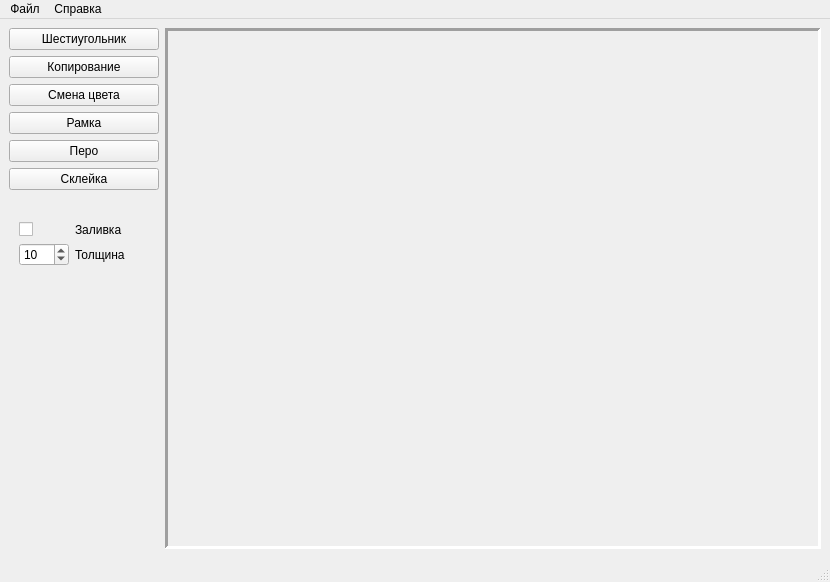
<?xml version="1.0" encoding="UTF-8"?>
<ui version="4.0">
 <class>MainWindow</class>
 <widget class="QMainWindow" name="MainWindow">
  <property name="geometry">
   <rect>
    <x>0</x>
    <y>0</y>
    <width>830</width>
    <height>582</height>
   </rect>
  </property>
  <property name="windowTitle">
   <string>Painter</string>
  </property>
  <widget class="QWidget" name="centralWidget">
   <property name="enabled">
    <bool>true</bool>
   </property>
   <property name="sizePolicy">
    <sizepolicy hsizetype="Fixed" vsizetype="Fixed">
     <horstretch>0</horstretch>
     <verstretch>0</verstretch>
    </sizepolicy>
   </property>
   <layout class="QHBoxLayout" name="horizontalLayout" stretch="0,1">
    <property name="sizeConstraint">
     <enum>QLayout::SetDefaultConstraint</enum>
    </property>
    <property name="leftMargin">
     <number>9</number>
    </property>
    <property name="topMargin">
     <number>9</number>
    </property>
    <property name="rightMargin">
     <number>9</number>
    </property>
    <item>
     <layout class="QVBoxLayout" name="processing_layout" stretch="0,0,1">
      <property name="sizeConstraint">
       <enum>QLayout::SetFixedSize</enum>
      </property>
      <property name="rightMargin">
       <number>0</number>
      </property>
      <item>
       <layout class="QVBoxLayout" name="functions_layout">
        <property name="sizeConstraint">
         <enum>QLayout::SetFixedSize</enum>
        </property>
        <item>
         <widget class="QPushButton" name="Hexagon">
          <property name="sizePolicy">
           <sizepolicy hsizetype="Fixed" vsizetype="Fixed">
            <horstretch>0</horstretch>
            <verstretch>0</verstretch>
           </sizepolicy>
          </property>
          <property name="minimumSize">
           <size>
            <width>150</width>
            <height>0</height>
           </size>
          </property>
          <property name="sizeIncrement">
           <size>
            <width>0</width>
            <height>0</height>
           </size>
          </property>
          <property name="baseSize">
           <size>
            <width>0</width>
            <height>0</height>
           </size>
          </property>
          <property name="text">
           <string>Шестиугольник</string>
          </property>
          <property name="iconSize">
           <size>
            <width>16</width>
            <height>16</height>
           </size>
          </property>
          <property name="default">
           <bool>false</bool>
          </property>
          <property name="flat">
           <bool>false</bool>
          </property>
         </widget>
        </item>
        <item>
         <widget class="QPushButton" name="Copy">
          <property name="sizePolicy">
           <sizepolicy hsizetype="Fixed" vsizetype="Fixed">
            <horstretch>0</horstretch>
            <verstretch>0</verstretch>
           </sizepolicy>
          </property>
          <property name="minimumSize">
           <size>
            <width>150</width>
            <height>0</height>
           </size>
          </property>
          <property name="text">
           <string>Копирование</string>
          </property>
         </widget>
        </item>
        <item>
         <widget class="QPushButton" name="Recolor">
          <property name="sizePolicy">
           <sizepolicy hsizetype="Fixed" vsizetype="Fixed">
            <horstretch>0</horstretch>
            <verstretch>0</verstretch>
           </sizepolicy>
          </property>
          <property name="minimumSize">
           <size>
            <width>150</width>
            <height>0</height>
           </size>
          </property>
          <property name="text">
           <string>Смена цвета</string>
          </property>
         </widget>
        </item>
        <item>
         <widget class="QPushButton" name="Frame">
          <property name="sizePolicy">
           <sizepolicy hsizetype="Fixed" vsizetype="Fixed">
            <horstretch>0</horstretch>
            <verstretch>0</verstretch>
           </sizepolicy>
          </property>
          <property name="minimumSize">
           <size>
            <width>150</width>
            <height>0</height>
           </size>
          </property>
          <property name="text">
           <string>Рамка</string>
          </property>
         </widget>
        </item>
        <item>
         <widget class="QPushButton" name="Pen">
          <property name="sizePolicy">
           <sizepolicy hsizetype="Fixed" vsizetype="Fixed">
            <horstretch>0</horstretch>
            <verstretch>0</verstretch>
           </sizepolicy>
          </property>
          <property name="minimumSize">
           <size>
            <width>150</width>
            <height>0</height>
           </size>
          </property>
          <property name="text">
           <string>Перо</string>
          </property>
         </widget>
        </item>
        <item>
         <widget class="QPushButton" name="Connect">
          <property name="text">
           <string>Склейка</string>
          </property>
         </widget>
        </item>
       </layout>
      </item>
      <item>
       <layout class="QFormLayout" name="parameters_layout">
        <property name="sizeConstraint">
         <enum>QLayout::SetDefaultConstraint</enum>
        </property>
        <property name="leftMargin">
         <number>10</number>
        </property>
        <item row="0" column="0">
         <layout class="QHBoxLayout" name="palette_layout">
          <item>
           <widget class="QPushButton" name="foreground">
            <property name="sizePolicy">
             <sizepolicy hsizetype="Minimum" vsizetype="Fixed">
              <horstretch>20</horstretch>
              <verstretch>20</verstretch>
             </sizepolicy>
            </property>
            <property name="minimumSize">
             <size>
              <width>20</width>
              <height>20</height>
             </size>
            </property>
            <property name="maximumSize">
             <size>
              <width>20</width>
              <height>20</height>
             </size>
            </property>
            <property name="focusPolicy">
             <enum>Qt::NoFocus</enum>
            </property>
            <property name="contextMenuPolicy">
             <enum>Qt::DefaultContextMenu</enum>
            </property>
            <property name="toolTip">
             <string>&lt;html&gt;&lt;head/&gt;&lt;body&gt;&lt;p&gt;Основной цвет&lt;/p&gt;&lt;/body&gt;&lt;/html&gt;</string>
            </property>
            <property name="autoFillBackground">
             <bool>true</bool>
            </property>
            <property name="text">
             <string/>
            </property>
            <property name="default">
             <bool>false</bool>
            </property>
            <property name="flat">
             <bool>true</bool>
            </property>
           </widget>
          </item>
          <item>
           <widget class="QPushButton" name="background">
            <property name="sizePolicy">
             <sizepolicy hsizetype="Minimum" vsizetype="Fixed">
              <horstretch>20</horstretch>
              <verstretch>20</verstretch>
             </sizepolicy>
            </property>
            <property name="minimumSize">
             <size>
              <width>20</width>
              <height>20</height>
             </size>
            </property>
            <property name="maximumSize">
             <size>
              <width>20</width>
              <height>20</height>
             </size>
            </property>
            <property name="focusPolicy">
             <enum>Qt::NoFocus</enum>
            </property>
            <property name="contextMenuPolicy">
             <enum>Qt::DefaultContextMenu</enum>
            </property>
            <property name="toolTip">
             <string>&lt;html&gt;&lt;head/&gt;&lt;body&gt;&lt;p&gt;Дополнительный цвет&lt;/p&gt;&lt;/body&gt;&lt;/html&gt;</string>
            </property>
            <property name="autoFillBackground">
             <bool>true</bool>
            </property>
            <property name="text">
             <string/>
            </property>
            <property name="default">
             <bool>false</bool>
            </property>
            <property name="flat">
             <bool>true</bool>
            </property>
           </widget>
          </item>
         </layout>
        </item>
        <item row="1" column="0">
         <widget class="QCheckBox" name="Fill">
          <property name="text">
           <string/>
          </property>
         </widget>
        </item>
        <item row="1" column="1">
         <widget class="QLabel" name="Fill_Label">
          <property name="text">
           <string>Заливка</string>
          </property>
         </widget>
        </item>
        <item row="2" column="0">
         <widget class="QSpinBox" name="Width">
          <property name="minimumSize">
           <size>
            <width>50</width>
            <height>0</height>
           </size>
          </property>
          <property name="minimum">
           <number>1</number>
          </property>
          <property name="maximum">
           <number>50</number>
          </property>
          <property name="value">
           <number>10</number>
          </property>
         </widget>
        </item>
        <item row="2" column="1">
         <widget class="QLabel" name="Width_Label">
          <property name="text">
           <string>Толщина</string>
          </property>
         </widget>
        </item>
       </layout>
      </item>
      <item>
       <spacer name="verticalSpacer">
        <property name="orientation">
         <enum>Qt::Vertical</enum>
        </property>
        <property name="sizeHint" stdset="0">
         <size>
          <width>20</width>
          <height>40</height>
         </size>
        </property>
       </spacer>
      </item>
     </layout>
    </item>
    <item>
     <widget class="QFrame" name="Pic">
      <property name="cursor">
       <cursorShape>CrossCursor</cursorShape>
      </property>
      <property name="mouseTracking">
       <bool>false</bool>
      </property>
      <property name="autoFillBackground">
       <bool>true</bool>
      </property>
      <property name="frameShape">
       <enum>QFrame::Panel</enum>
      </property>
      <property name="frameShadow">
       <enum>QFrame::Sunken</enum>
      </property>
      <property name="lineWidth">
       <number>3</number>
      </property>
      <property name="midLineWidth">
       <number>0</number>
      </property>
      <layout class="QGridLayout" name="Field"/>
     </widget>
    </item>
   </layout>
  </widget>
  <widget class="QMenuBar" name="menuBar">
   <property name="geometry">
    <rect>
     <x>0</x>
     <y>0</y>
     <width>830</width>
     <height>22</height>
    </rect>
   </property>
   <widget class="QMenu" name="File">
    <property name="title">
     <string>Файл</string>
    </property>
    <addaction name="new_file"/>
    <addaction name="open_file"/>
    <addaction name="save_file"/>
    <addaction name="separator"/>
    <addaction name="quit"/>
   </widget>
   <widget class="QMenu" name="Reference">
    <property name="title">
     <string>Справка</string>
    </property>
    <addaction name="about"/>
    <addaction name="about_image"/>
   </widget>
   <addaction name="File"/>
   <addaction name="Reference"/>
  </widget>
  <widget class="QStatusBar" name="statusBar"/>
  <action name="new_file">
   <property name="text">
    <string>Новый</string>
   </property>
   <property name="shortcut">
    <string>Ctrl+Shift+N</string>
   </property>
  </action>
  <action name="open_file">
   <property name="text">
    <string>Открыть</string>
   </property>
   <property name="shortcut">
    <string>Ctrl+Shift+O</string>
   </property>
  </action>
  <action name="save_file">
   <property name="text">
    <string>Сохранить</string>
   </property>
   <property name="shortcut">
    <string>Ctrl+Shift+S</string>
   </property>
  </action>
  <action name="quit">
   <property name="text">
    <string>Выход</string>
   </property>
  </action>
  <action name="about">
   <property name="text">
    <string>О программе</string>
   </property>
  </action>
  <action name="about_image">
   <property name="text">
    <string>Об изображении</string>
   </property>
  </action>
 </widget>
 <layoutdefault spacing="6" margin="11"/>
 <resources/>
 <connections/>
</ui>
